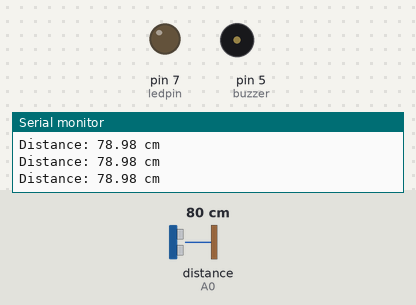
Bench run of a sketch on a simulated Arduino Uno, built with avr-gcc and run on an emulated ATmega328P. On the bench: output pins drawn as LEDs (lit = HIGH), buzzer (waves = sounding, pin HIGH), the last lines printed to the serial monitor. Wiring (inferred from the names in the program): ultrasonic range finder: trigger A1; echo A0. The test bench sets the inputs (shaded band); at power-on: distance to the obstacle (sensor on A0) 80 cm. The echo pulse lasts 58.3 µs per cm; pins used as bus, display or sensor lines are not drawn.

Above: at 1.3 s.
1.4 s: distance to the obstacle (sensor on A0) set to 18 cm
2.9 s: distance to the obstacle (sensor on A0) set to 14 cm
At 3.8 s:
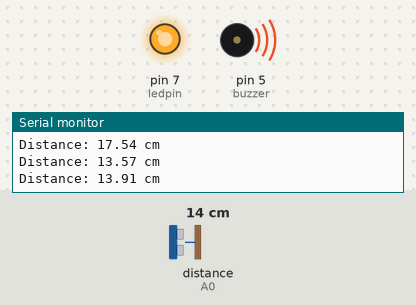
4.5 s: distance to the obstacle (sensor on A0) set to 7 cm
6.0 s: distance to the obstacle (sensor on A0) set to 4 cm
At 7.2 s:
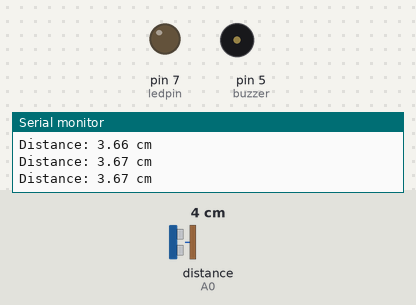
7.5 s: distance to the obstacle (sensor on A0) set to 9 cm
At 8.8 s:
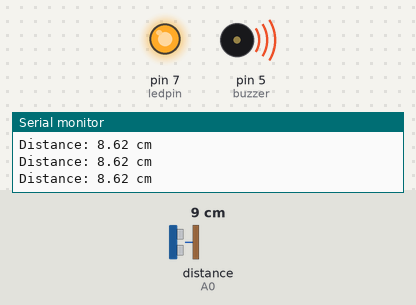
Timing chart, 0 to 10.0 s (numbered marks = the images above; inputs shaded):
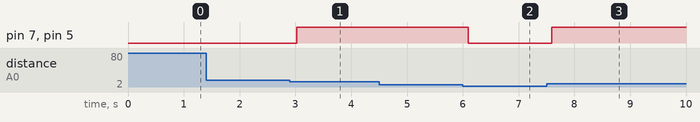

The sketch:

Ultrasonic_Distance_Alert_System.ino
```cpp
#define TRIG_PIN A1
#define ECHO_PIN A0
#define buzzer 5
#define ledpin 7

void setup() {
  Serial.begin(9600);
  pinMode(TRIG_PIN, OUTPUT);
  pinMode(ECHO_PIN, INPUT);
  pinMode(buzzer, OUTPUT);
  pinMode(ledpin, OUTPUT);
}

void loop() {
  long duration;
  float distance;

  // Send a 10us HIGH pulse to trigger the sensor
  digitalWrite(TRIG_PIN, LOW);
  delayMicroseconds(2);
  digitalWrite(TRIG_PIN, HIGH);
  delayMicroseconds(10);
  digitalWrite(TRIG_PIN, LOW);

  // Read echo time
  duration = pulseIn(ECHO_PIN, HIGH);

  // Calculate distance in cm
  distance = duration * 0.034 / 2;

  // Check distance range and control buzzer
  if (distance > 5 && distance < 15) {
    digitalWrite(buzzer, HIGH);
    digitalWrite(ledpin, HIGH);

    delay(10);
  } else {
    digitalWrite(buzzer, LOW);
    digitalWrite(ledpin, LOW);
  }

  // Print result
  Serial.print("Distance: ");
  Serial.print(distance);
  Serial.println(" cm");

  delay(500);
}
```

Measured:
- the behaviour switches between 16 and 15 cm on distance to the obstacle (sensor on A0) (found by bisection; images 0 and 1)
- the behaviour switches between 6 and 5 cm on distance to the obstacle (sensor on A0) (found by bisection; images 1 and 2)
- after the input at 2.9 s, pin 7 (ledpin), pin 5 (buzzer): LOW → HIGH after 0.12 s
- after the input at 6.0 s, pin 7 (ledpin), pin 5 (buzzer): HIGH → LOW after 0.09 s
- after the input at 7.5 s, pin 7 (ledpin), pin 5 (buzzer): LOW → HIGH after 0.10 s
